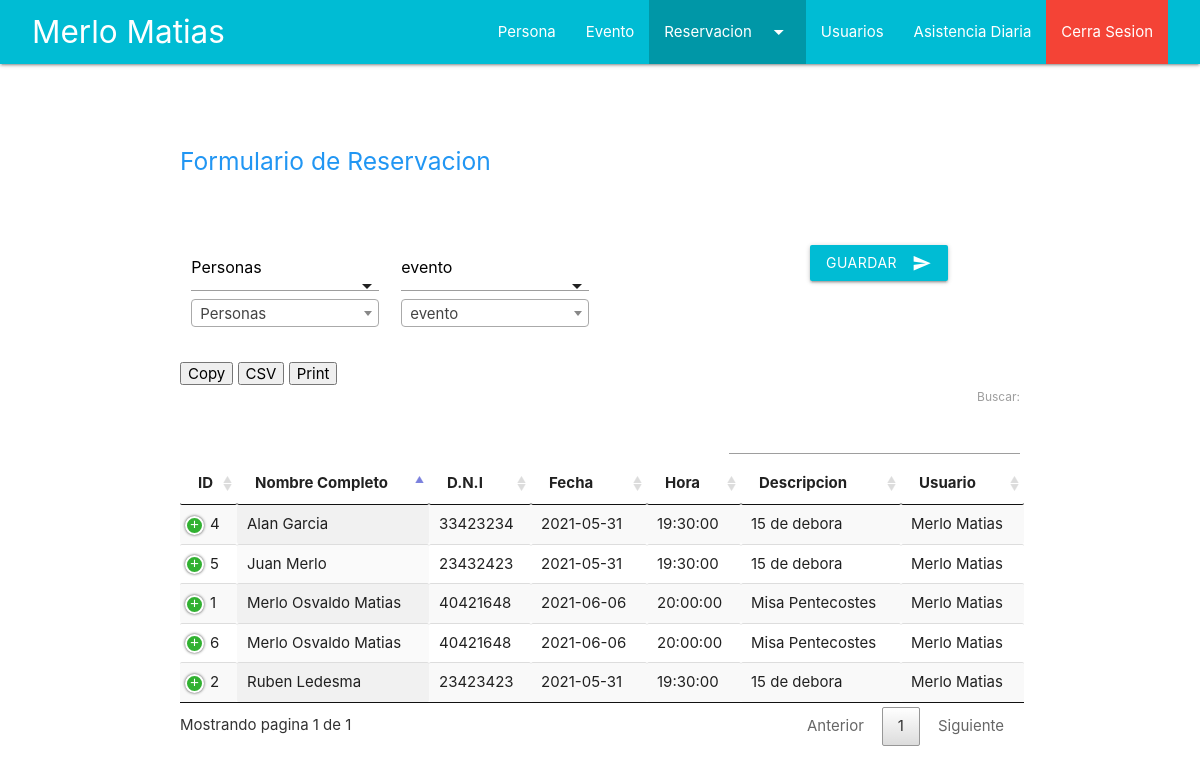
The app's page /reservacion1.php (signed in) with its own data.
### tables this page shows
CREATE TABLE `reserva` (
  `ID_RESERVA` int(11) NOT NULL,
  `ID_CLIENTES` int(11) NOT NULL,
  `ID_EVENTO` int(11) NOT NULL,
  `ID_USUARIO` varchar(20) NOT NULL
);

CREATE TABLE `clientes` (
  `ID_CLIENTES` int(11) NOT NULL,
  `NOMBRE_COMPLETO` varchar(60) NOT NULL,
  `DNI` varchar(9) NOT NULL,
  `TELEFONO` varchar(30) NOT NULL,
  `BARRIO` varchar(30) NOT NULL,
  `CALLE` varchar(30) NOT NULL,
  `N_CASA` int(5) NOT NULL
);

CREATE TABLE `evento` (
  `ID_EVENTO` int(11) NOT NULL,
  `DESCRIPCION` varchar(50) NOT NULL,
  `FECHA` date NOT NULL,
  `HORA` time NOT NULL
);

### php/conexion.php (called while the page is built, shortened)
<?php
$rol = ["admin" => 3, "operador" => 4];
 ?>

### php/Reservacion-datos.php (called while the page is built)
<?php
require'conexion.php';
$sql= "SELECT reserva.ID_RESERVA, clientes.NOMBRE_COMPLETO,clientes.DNI, evento.FECHA , evento.HORA,evento.DESCRIPCION ,reserva.ID_USUARIO FROM reserva INNER JOIN clientes ON reserva.ID_CLIENTES =clientes.ID_CLIENTES INNER JOIN evento ON reserva.ID_EVENTO = evento.ID_EVENTO";
$resultado = $conexion->query($sql)
 ?>

### reservacion1.php (the view, shortened to what this page needs)
<?php
   include'php/conexion.php';
   if (isset($_SESSION['username']) && isset($_SESSION['id'])) {   ?>
<!DOCTYPE html>
<html lang="es">
	<head>
		<link rel="stylesheet" href="css/jquery.dataTables.min.css">
		<link type="text/css" rel="stylesheet" href="css/materialize.min.css"  media="screen,projection"/>
		<link rel="stylesheet" type="text/css" href="css/stilo.css">
		<link rel="stylesheet" href="css/select.dataTables.min.css">
		<link rel="stylesheet" href="css/responsive.dataTables.min.css">
		<link href="https://cdn.jsdelivr.net/npm/select2@4.1.0-rc.0/dist/css/select2.min.css" rel="stylesheet" />
	</head>
<?php if ($_SESSION['role'] == $rol['admin'] || $_SESSION['role'] == $rol['operador']) {?>
	<body id="tabla_registro">
		<div class="navbar-fixed blue">
			<nav class="cyan">
				<div class="nav-wrapper ">
					<a href="" class="brand-logo"><?=$_SESSION['name']?></a>
					<ul class="right hide-on-med-and-down">
						<li><a href="personas1.php">Persona</a></li>
						<li><a href="evento.php">Evento</a></li>
						 <li><a class="dropdown-trigger cyan darken-2" href="#" data-target="dropdown1">Reservacion<i class="material-icons right">arrow_drop_down</i></a></li>
						<li><a href="usuarios.php">Usuarios</a></li>
						<li><a href="visitas.php">Asistencia Diaria</a></li>
						<li><a class="red" href="php/logout.php">Cerra Sesion</a></li>
					</ul>
				</div>
			</nav>
		</div>
		<br>
		<br>
		<br>
		<div class="row " id="tabla_registro">
		<div class="container">
			        <h5 class="blue-text"> Formulario de Reservacion</h5><br><br>
        <form id="frm_registrarr" method="post" autocomplete="off">
                <div class="input-field col s3">
                  <select name="clientet" id="clientet"  class="js-example-basic-single"  required >
                    <?php
                    include'php/conexion.php';
                    ?>
                  </select>               </div>
                  <div class="input-field col s3">
                      <?php
                      include'php/conexion.php';
                      ?>
                  </div>
                  <div class="input-field col s3">
                  </div>
                  </div>
            <div class="input-field">
             <button type="submit" name="btn-registrosss" id="btn-registrosss"class="btn waves-effect waves-light cyan">Guardar
                    <i class="material-icons right">send</i>
                    </button>
            </div>
		</div>
			<div class="container ">
				<div class="row responsive-table ">
						<table class="display responsive nowrap" id="Tablas" >
							<thead>
								<tr>
									<th>ID</th>
									<th>Nombre Completo</th>
									<th>D.N.I</th>
									<th>Fecha</th>
									<th>Hora</th>
									<th>Descripcion</th>
									<th>Usuario</th>
								</tr>
							</thead>
							<tbody>
								<?php
								include 'php/Reservacion-datos.php';
								while ($row = mysqli_fetch_array($resultado)) {
								?>
								<tr>
									<td><?php echo $row[0]; ?></td>
									<td><?php echo $row[1]; ?></td>
									<td><?php echo $row[2]; ?></td>
									<td><?php echo $row[3]; ?></td>
									<td><?php echo $row[4]; ?></td>
									<td><?php echo $row[5]; ?></td>
									<td><?php echo $row[6]; ?></td>
								</tr>
								<?php } ?>
							</tbody>
						</table>
					</div>
				</div>
<?php } else{
				echo "<script> alert('No tienes Asignado ese Rol');
					;window.history.go(-1);</script>";
			}?>
	</body>
</html>
<?php }else{
	header("Location: index.php");
} ?>

### css/stilo.css (style rules this page uses)
nav { padding:0px 32px; position: fixed; }

### records on screen
reserva: ID_RESERVA "1", clientes.NOMBRE_COMPLETO "Merlo Osvaldo Matias", clientes.DNI "40421648", ID_EVENTO.FECHA "2021-06-06", ID_EVENTO.HORA "20:00:00", ID_EVENTO.DESCRIPCION "Misa Pentecostes", ID_USUARIO "Merlo Matias"
reserva: ID_RESERVA "2", clientes.NOMBRE_COMPLETO "Ruben Ledesma", clientes.DNI "23423423", ID_EVENTO.FECHA "2021-05-31", ID_EVENTO.HORA "19:30:00", ID_EVENTO.DESCRIPCION "15 de debora", ID_USUARIO "Merlo Matias"
reserva: ID_RESERVA "4", clientes.NOMBRE_COMPLETO "Alan Garcia", clientes.DNI "33423234", ID_EVENTO.FECHA "2021-05-31", ID_EVENTO.HORA "19:30:00", ID_EVENTO.DESCRIPCION "15 de debora", ID_USUARIO "Merlo Matias"
reserva: ID_RESERVA "5", clientes.NOMBRE_COMPLETO "Juan Merlo", clientes.DNI "23432423", ID_EVENTO.FECHA "2021-05-31", ID_EVENTO.HORA "19:30:00", ID_EVENTO.DESCRIPCION "15 de debora", ID_USUARIO "Merlo Matias"
reserva: ID_RESERVA "6", clientes.NOMBRE_COMPLETO "Merlo Osvaldo Matias", clientes.DNI "40421648", ID_EVENTO.FECHA "2021-06-06", ID_EVENTO.HORA "20:00:00", ID_EVENTO.DESCRIPCION "Misa Pentecostes", ID_USUARIO "Merlo Matias"

### other values on screen
$_SESSION['name'] "Merlo Matias"
